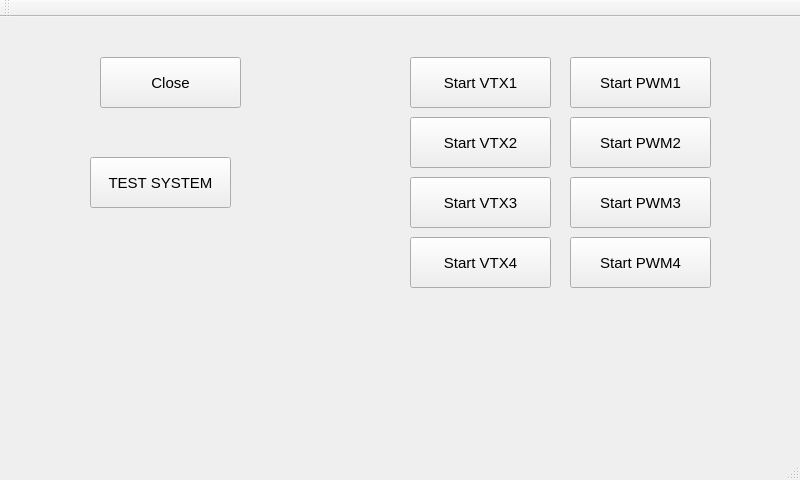
<?xml version="1.0" encoding="UTF-8"?>
<ui version="4.0">
 <class>MainWindow</class>
 <widget class="QMainWindow" name="MainWindow">
  <property name="enabled">
   <bool>true</bool>
  </property>
  <property name="geometry">
   <rect>
    <x>0</x>
    <y>0</y>
    <width>800</width>
    <height>480</height>
   </rect>
  </property>
  <property name="sizePolicy">
   <sizepolicy hsizetype="Fixed" vsizetype="Ignored">
    <horstretch>0</horstretch>
    <verstretch>0</verstretch>
   </sizepolicy>
  </property>
  <property name="minimumSize">
   <size>
    <width>800</width>
    <height>480</height>
   </size>
  </property>
  <property name="maximumSize">
   <size>
    <width>801</width>
    <height>480</height>
   </size>
  </property>
  <property name="font">
   <font>
    <pointsize>25</pointsize>
   </font>
  </property>
  <property name="windowTitle">
   <string>MainWindow</string>
  </property>
  <property name="animated">
   <bool>false</bool>
  </property>
  <widget class="QWidget" name="centralWidget">
   <widget class="QPushButton" name="pushButton">
    <property name="geometry">
     <rect>
      <x>100</x>
      <y>40</y>
      <width>141</width>
      <height>51</height>
     </rect>
    </property>
    <property name="sizePolicy">
     <sizepolicy hsizetype="Expanding" vsizetype="Fixed">
      <horstretch>0</horstretch>
      <verstretch>0</verstretch>
     </sizepolicy>
    </property>
    <property name="font">
     <font>
      <pointsize>11</pointsize>
     </font>
    </property>
    <property name="text">
     <string>Close</string>
    </property>
   </widget>
   <widget class="QPushButton" name="pushButton_2">
    <property name="geometry">
     <rect>
      <x>570</x>
      <y>40</y>
      <width>141</width>
      <height>51</height>
     </rect>
    </property>
    <property name="sizePolicy">
     <sizepolicy hsizetype="Expanding" vsizetype="Fixed">
      <horstretch>0</horstretch>
      <verstretch>0</verstretch>
     </sizepolicy>
    </property>
    <property name="font">
     <font>
      <pointsize>11</pointsize>
     </font>
    </property>
    <property name="text">
     <string>Start PWM1</string>
    </property>
   </widget>
   <widget class="QPushButton" name="pushButton_3">
    <property name="geometry">
     <rect>
      <x>570</x>
      <y>100</y>
      <width>141</width>
      <height>51</height>
     </rect>
    </property>
    <property name="sizePolicy">
     <sizepolicy hsizetype="Expanding" vsizetype="Fixed">
      <horstretch>0</horstretch>
      <verstretch>0</verstretch>
     </sizepolicy>
    </property>
    <property name="font">
     <font>
      <pointsize>11</pointsize>
     </font>
    </property>
    <property name="text">
     <string>Start PWM2</string>
    </property>
   </widget>
   <widget class="QPushButton" name="pushButton_4">
    <property name="geometry">
     <rect>
      <x>570</x>
      <y>160</y>
      <width>141</width>
      <height>51</height>
     </rect>
    </property>
    <property name="sizePolicy">
     <sizepolicy hsizetype="Expanding" vsizetype="Fixed">
      <horstretch>0</horstretch>
      <verstretch>0</verstretch>
     </sizepolicy>
    </property>
    <property name="font">
     <font>
      <pointsize>11</pointsize>
     </font>
    </property>
    <property name="text">
     <string>Start PWM3</string>
    </property>
   </widget>
   <widget class="QPushButton" name="pushButton_5">
    <property name="geometry">
     <rect>
      <x>570</x>
      <y>220</y>
      <width>141</width>
      <height>51</height>
     </rect>
    </property>
    <property name="sizePolicy">
     <sizepolicy hsizetype="Expanding" vsizetype="Fixed">
      <horstretch>0</horstretch>
      <verstretch>0</verstretch>
     </sizepolicy>
    </property>
    <property name="font">
     <font>
      <pointsize>11</pointsize>
     </font>
    </property>
    <property name="text">
     <string>Start PWM4</string>
    </property>
   </widget>
   <widget class="QPushButton" name="pushButton_6">
    <property name="geometry">
     <rect>
      <x>410</x>
      <y>40</y>
      <width>141</width>
      <height>51</height>
     </rect>
    </property>
    <property name="sizePolicy">
     <sizepolicy hsizetype="Expanding" vsizetype="Fixed">
      <horstretch>0</horstretch>
      <verstretch>0</verstretch>
     </sizepolicy>
    </property>
    <property name="font">
     <font>
      <pointsize>11</pointsize>
     </font>
    </property>
    <property name="text">
     <string>Start VTX1</string>
    </property>
   </widget>
   <widget class="QPushButton" name="pushButton_7">
    <property name="geometry">
     <rect>
      <x>410</x>
      <y>100</y>
      <width>141</width>
      <height>51</height>
     </rect>
    </property>
    <property name="sizePolicy">
     <sizepolicy hsizetype="Expanding" vsizetype="Fixed">
      <horstretch>0</horstretch>
      <verstretch>0</verstretch>
     </sizepolicy>
    </property>
    <property name="font">
     <font>
      <pointsize>11</pointsize>
     </font>
    </property>
    <property name="text">
     <string>Start VTX2</string>
    </property>
   </widget>
   <widget class="QPushButton" name="pushButton_8">
    <property name="geometry">
     <rect>
      <x>410</x>
      <y>160</y>
      <width>141</width>
      <height>51</height>
     </rect>
    </property>
    <property name="sizePolicy">
     <sizepolicy hsizetype="Expanding" vsizetype="Fixed">
      <horstretch>0</horstretch>
      <verstretch>0</verstretch>
     </sizepolicy>
    </property>
    <property name="font">
     <font>
      <pointsize>11</pointsize>
     </font>
    </property>
    <property name="text">
     <string>Start VTX3</string>
    </property>
   </widget>
   <widget class="QPushButton" name="pushButton_9">
    <property name="geometry">
     <rect>
      <x>410</x>
      <y>220</y>
      <width>141</width>
      <height>51</height>
     </rect>
    </property>
    <property name="sizePolicy">
     <sizepolicy hsizetype="Expanding" vsizetype="Fixed">
      <horstretch>0</horstretch>
      <verstretch>0</verstretch>
     </sizepolicy>
    </property>
    <property name="font">
     <font>
      <pointsize>11</pointsize>
     </font>
    </property>
    <property name="text">
     <string>Start VTX4</string>
    </property>
   </widget>
   <widget class="QPushButton" name="pushButton_11">
    <property name="geometry">
     <rect>
      <x>90</x>
      <y>140</y>
      <width>141</width>
      <height>51</height>
     </rect>
    </property>
    <property name="sizePolicy">
     <sizepolicy hsizetype="Expanding" vsizetype="Fixed">
      <horstretch>0</horstretch>
      <verstretch>0</verstretch>
     </sizepolicy>
    </property>
    <property name="font">
     <font>
      <pointsize>11</pointsize>
     </font>
    </property>
    <property name="text">
     <string>TEST SYSTEM</string>
    </property>
   </widget>
  </widget>
  <widget class="QMenuBar" name="menuBar">
   <property name="geometry">
    <rect>
     <x>0</x>
     <y>0</y>
     <width>800</width>
     <height>44</height>
    </rect>
   </property>
  </widget>
  <widget class="QToolBar" name="mainToolBar">
   <attribute name="toolBarArea">
    <enum>TopToolBarArea</enum>
   </attribute>
   <attribute name="toolBarBreak">
    <bool>false</bool>
   </attribute>
  </widget>
  <widget class="QStatusBar" name="statusBar"/>
 </widget>
 <layoutdefault spacing="6" margin="11"/>
 <resources/>
 <connections/>
</ui>
